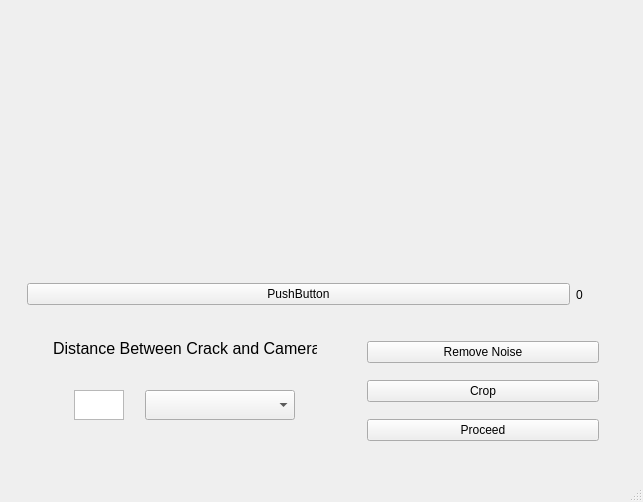
<?xml version="1.0" encoding="UTF-8"?>
<ui version="4.0">
 <class>MainWindow</class>
 <widget class="QMainWindow" name="MainWindow">
  <property name="geometry">
   <rect>
    <x>0</x>
    <y>0</y>
    <width>643</width>
    <height>502</height>
   </rect>
  </property>
  <property name="windowTitle">
   <string>MainWindow</string>
  </property>
  <widget class="QWidget" name="centralwidget">
   <layout class="QVBoxLayout" name="verticalLayout">
    <item>
     <widget class="QWidget" name="widget_4" native="true">
      <layout class="QHBoxLayout" name="horizontalLayout_4">
       <item>
        <widget class="QLabel" name="imageLabel">
         <property name="maximumSize">
          <size>
           <width>500</width>
           <height>16777215</height>
          </size>
         </property>
         <property name="text">
          <string/>
         </property>
        </widget>
       </item>
      </layout>
     </widget>
    </item>
    <item>
     <widget class="QWidget" name="widget" native="true">
      <property name="maximumSize">
       <size>
        <width>16777215</width>
        <height>50</height>
       </size>
      </property>
      <layout class="QHBoxLayout" name="horizontalLayout">
       <property name="bottomMargin">
        <number>0</number>
       </property>
       <item>
        <widget class="QWidget" name="thresholder" native="true">
         <property name="sizePolicy">
          <sizepolicy hsizetype="Preferred" vsizetype="Preferred">
           <horstretch>10</horstretch>
           <verstretch>1</verstretch>
          </sizepolicy>
         </property>
         <property name="maximumSize">
          <size>
           <width>16777215</width>
           <height>50</height>
          </size>
         </property>
         <layout class="QHBoxLayout" name="horizontalLayout_5">
          <item>
           <widget class="QPushButton" name="pushButton_4">
            <property name="text">
             <string>PushButton</string>
            </property>
           </widget>
          </item>
          <item>
           <widget class="QLabel" name="thresholderNum">
            <property name="maximumSize">
             <size>
              <width>40</width>
              <height>16777215</height>
             </size>
            </property>
            <property name="text">
             <string>0</string>
            </property>
           </widget>
          </item>
         </layout>
        </widget>
       </item>
      </layout>
     </widget>
    </item>
    <item>
     <widget class="QWidget" name="widget_3" native="true">
      <property name="maximumSize">
       <size>
        <width>16777215</width>
        <height>150</height>
       </size>
      </property>
      <layout class="QHBoxLayout" name="horizontalLayout_2">
       <property name="topMargin">
        <number>0</number>
       </property>
       <item>
        <widget class="QWidget" name="widget_5" native="true">
         <property name="minimumSize">
          <size>
           <width>10</width>
           <height>0</height>
          </size>
         </property>
         <property name="maximumSize">
          <size>
           <width>300</width>
           <height>16777215</height>
          </size>
         </property>
         <layout class="QVBoxLayout" name="verticalLayout_2">
          <property name="spacing">
           <number>0</number>
          </property>
          <item>
           <widget class="QWidget" name="widget_6" native="true">
            <layout class="QHBoxLayout" name="horizontalLayout_6">
             <item>
              <widget class="QLabel" name="distanceLbl">
               <property name="font">
                <font>
                 <pointsize>12</pointsize>
                </font>
               </property>
               <property name="text">
                <string>Distance Between Crack and Camera</string>
               </property>
              </widget>
             </item>
            </layout>
           </widget>
          </item>
          <item>
           <widget class="QWidget" name="widget_7" native="true">
            <property name="minimumSize">
             <size>
              <width>0</width>
              <height>0</height>
             </size>
            </property>
            <property name="font">
             <font>
              <pointsize>9</pointsize>
             </font>
            </property>
            <layout class="QHBoxLayout" name="horizontalLayout_7">
             <property name="spacing">
              <number>0</number>
             </property>
             <property name="topMargin">
              <number>0</number>
             </property>
             <item>
              <widget class="QTextEdit" name="textEdit">
               <property name="minimumSize">
                <size>
                 <width>0</width>
                 <height>30</height>
                </size>
               </property>
               <property name="maximumSize">
                <size>
                 <width>50</width>
                 <height>30</height>
                </size>
               </property>
              </widget>
             </item>
             <item>
              <widget class="QComboBox" name="comboBox">
               <property name="minimumSize">
                <size>
                 <width>0</width>
                 <height>30</height>
                </size>
               </property>
               <property name="maximumSize">
                <size>
                 <width>150</width>
                 <height>30</height>
                </size>
               </property>
              </widget>
             </item>
            </layout>
           </widget>
          </item>
         </layout>
        </widget>
       </item>
       <item>
        <widget class="QWidget" name="widget_2" native="true">
         <property name="minimumSize">
          <size>
           <width>250</width>
           <height>0</height>
          </size>
         </property>
         <property name="maximumSize">
          <size>
           <width>250</width>
           <height>16777215</height>
          </size>
         </property>
         <layout class="QVBoxLayout" name="verticalLayout_3">
          <item>
           <widget class="QPushButton" name="pushButton">
            <property name="maximumSize">
             <size>
              <width>10000</width>
              <height>16777215</height>
             </size>
            </property>
            <property name="text">
             <string>Remove Noise</string>
            </property>
           </widget>
          </item>
          <item>
           <widget class="QPushButton" name="pushButton_2">
            <property name="maximumSize">
             <size>
              <width>10000</width>
              <height>16777215</height>
             </size>
            </property>
            <property name="text">
             <string>Crop</string>
            </property>
           </widget>
          </item>
          <item>
           <widget class="QPushButton" name="pushButton_3">
            <property name="text">
             <string>Proceed</string>
            </property>
           </widget>
          </item>
         </layout>
        </widget>
       </item>
      </layout>
     </widget>
    </item>
   </layout>
  </widget>
  <widget class="QStatusBar" name="statusbar"/>
 </widget>
 <resources/>
 <connections/>
</ui>
